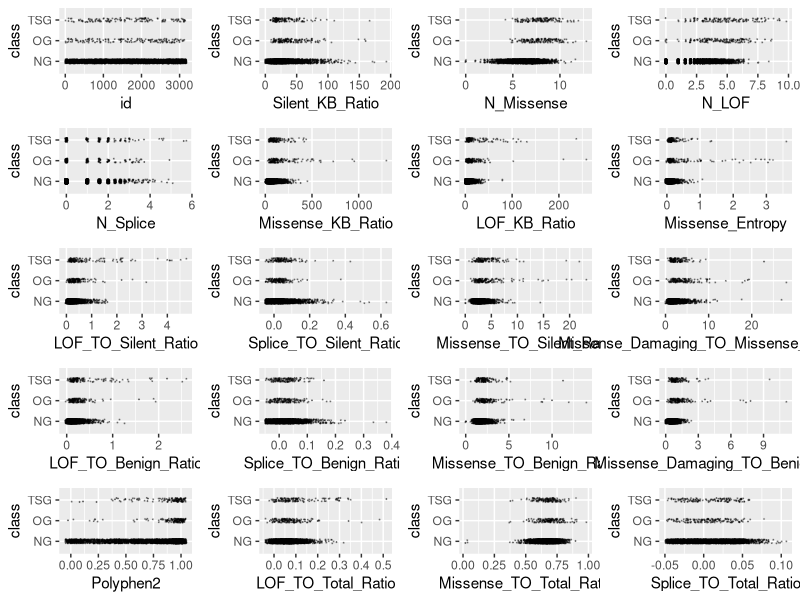
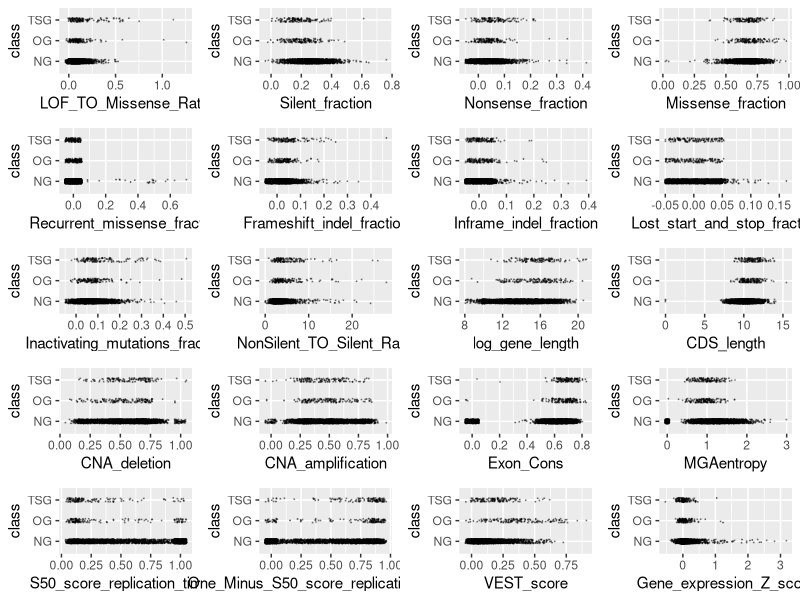
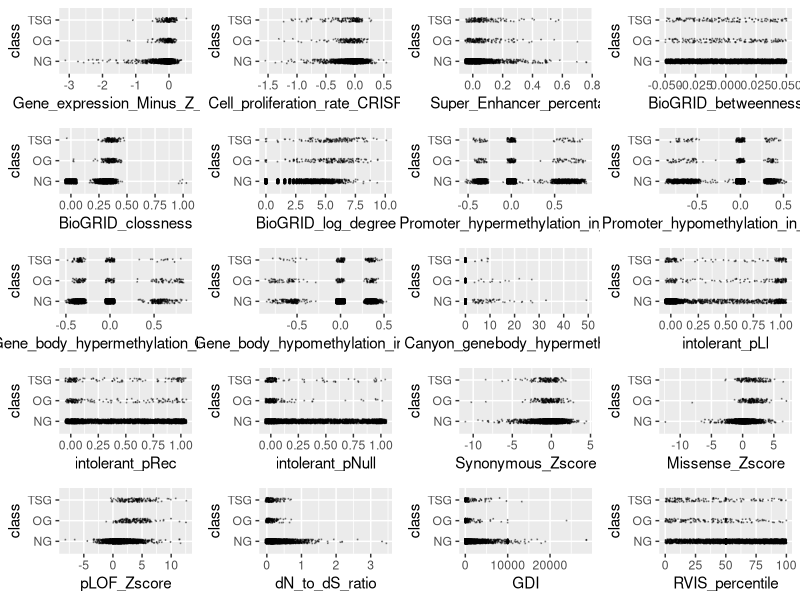
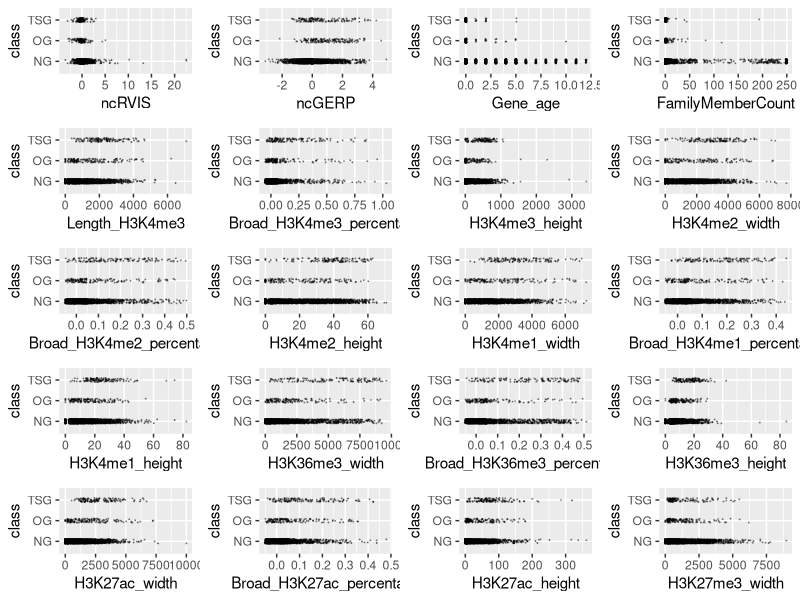
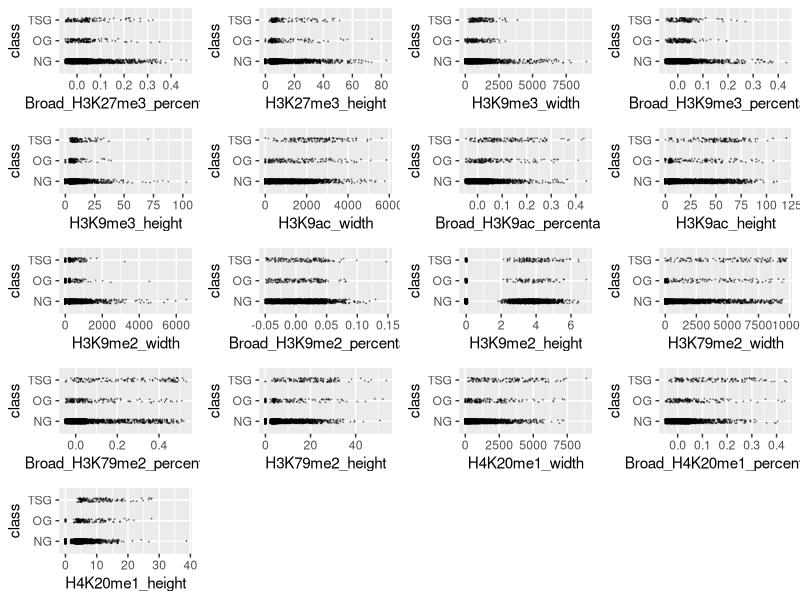
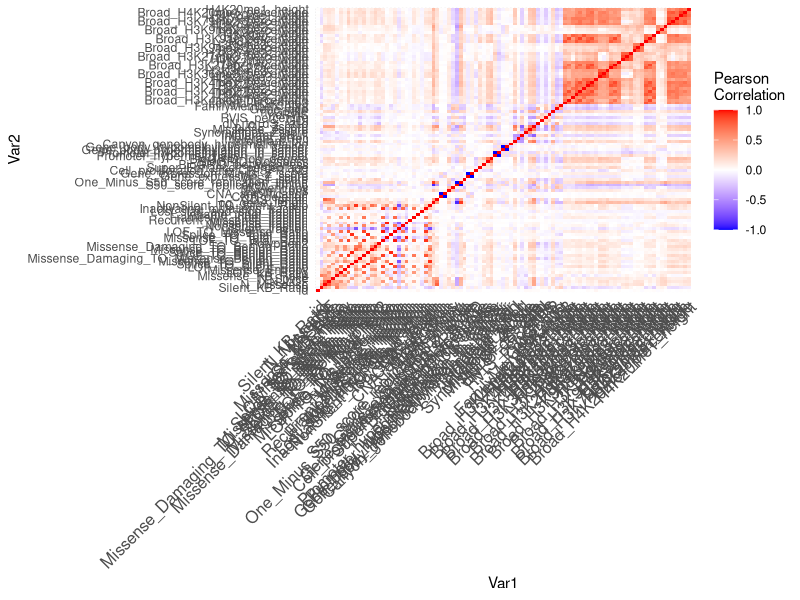
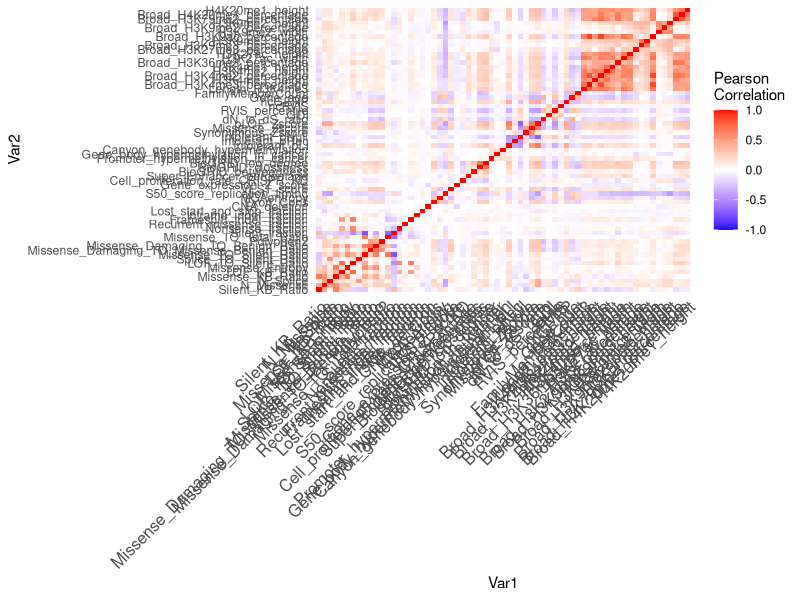
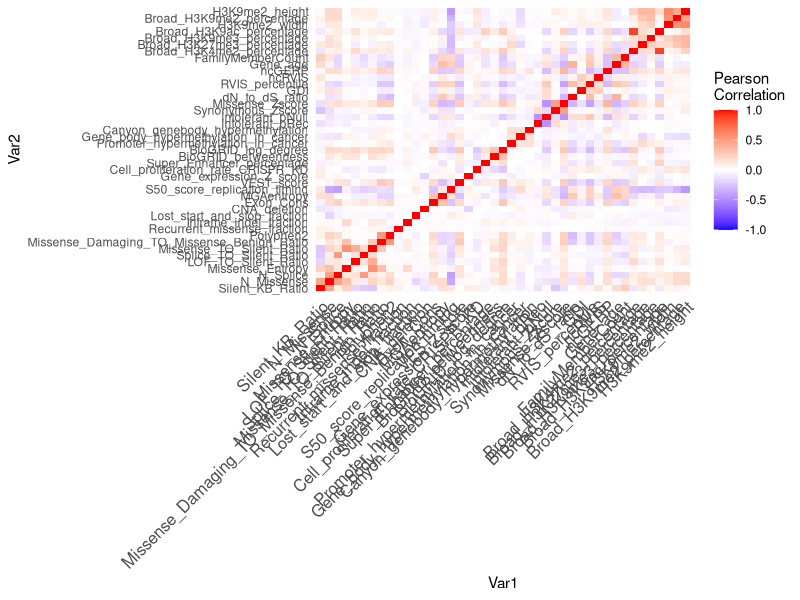

Generate these figures, in order, with R:
## ---- chunk 1
knitr::opts_chunk$set(echo = TRUE, comment = NA)
## ---- chunk 2
training <- read.csv("training.csv", stringsAsFactors = TRUE)
training$class <- factor(training$class)
levels(training$class) <- c("NG", "OG", "TSG")
# Create an outlier function
outlier <- function(data) {
  low <- mean(data) - 3 * sd(data)
  high <- mean(data) + 3 * sd(data)
  which(data < low | data > high)
}
# library(ggplot2)
# scatter <- function(var) {
#   ggplot(training, aes_string(var, "class")) +
#     geom_jitter(width = 0.05, height = 0.1, size = 0.1,
#                 colour = rgb(0, 0, 0, alpha = 1 / 3))
# }
# scat_plot <- lapply(names(training)[-99], scatter)
# library(gridExtra)
# grid.arrange(grobs = scat_plot[1:20], ncol = 4)
# grid.arrange(grobs = scat_plot[21:40], ncol = 4)
# grid.arrange(grobs = scat_plot[41:60], ncol = 4)
# grid.arrange(grobs = scat_plot[61:80], ncol = 4)
# grid.arrange(grobs = scat_plot[81:98], ncol = 4)
outliers <- table(unlist(lapply(training[,-99], outlier)))
outlier_index <- sort(outliers, decreasing = TRUE)
# Remove 50 most common outliers (i.e. outliers across multiple predictors)
training <- training[-as.numeric(names(outlier_index)[1:50]),]

# The below variables had outstanding outliers which we chose to remove
sort(training$Missense_TO_Silent_Ratio, decreasing = TRUE)[1:10]
training <- training[-which(training$Missense_TO_Silent_Ratio > 100), ]
sort(training$Missense_KB_Ratio, decreasing = TRUE)[1:10]
training <- training[-which(training$Missense_KB_Ratio > 2000), ]
sort(training$LOF_TO_Silent_Ratio, decreasing = TRUE)[1:10]
training <- training[-which(training$LOF_TO_Silent_Ratio > 5), ]
sort(training$Gene_expression_Z_score, decreasing = TRUE)[1:10]
training <- training[-which(training$Gene_expression_Z_score > 4), ]
sort(training$dN_to_dS_ratio, decreasing = TRUE)[1:10]
training <- training[-which(training$dN_to_dS_ratio > 5),]
sort(training$Silent_KB_Ratio, decreasing = TRUE)[1:10]
training <- training[-which(training$Silent_KB_Ratio > 200), ]
sort(training$Lost_start_and_stop_fraction, decreasing = TRUE)[1:10]
training <- training[-which(training$Lost_start_and_stop_fraction > 0.2),]
sort(training$Synonymous_Zscore, decreasing = FALSE)[1:10]
training <- training[-which(training$Synonymous_Zscore < -15), ]
numeric_training <- training[,-99]

# Lots of zeroes for some observations, so removed those observations with quite a few zeroes across predictor variables
n_zeroes <- rep(NA, nrow(numeric_training))

for(i in seq_len(nrow(numeric_training))){
  row_i_zeroes <- 0
  for(j in seq_len(ncol(numeric_training))){
    if(round(numeric_training[i,j], digits = 5) == 0){
      row_i_zeroes <- row_i_zeroes + 1
    }
  }
  n_zeroes[i] <- row_i_zeroes
}
training <- training[n_zeroes <= ncol(training) / 2, ]
# Remove 1 of 2 variables that have r value of 1 or -1 (i.e. perfectly correlated)
perf_corr <- which(abs(cor(training[,-99])) == 1, arr.ind = TRUE)
which(perf_corr[,1] != perf_corr[,2])
training <- training[, -43]
## ---- chunk 3
library(ggplot2)
scatter <- function(var) {
  ggplot(training, aes_string(var, "class")) +
    geom_jitter(width = 0.05, height = 0.1, size = 0.1,
                colour = rgb(0, 0, 0, alpha = 1 / 3))
}
scat_plot <- lapply(names(training)[-98], scatter)
library(gridExtra)
grid.arrange(grobs = scat_plot[1:20], ncol = 4)
grid.arrange(grobs = scat_plot[21:40], ncol = 4)
grid.arrange(grobs = scat_plot[41:60], ncol = 4)
grid.arrange(grobs = scat_plot[61:80], ncol = 4)
grid.arrange(grobs = scat_plot[81:97], ncol = 4)
## ---- chunk 4
library(dplyr)
#function to calculate wca
score <- function (conf_mat) {
  print(sum(diag(conf_mat) * c(1, 20, 20)))
  print(sum(diag(conf_mat) * c(1, 20, 20)) / sum(apply(conf_mat, 2, sum) * c(1, 20, 20)))
}

# Set new threshold to account for unbalanced data
classify <- function(probs, k) {
  if (any(probs[2:3] > k)) {
    subset <- probs[2:3]
    output <- which(subset == max(subset))
    if (length(output) > 1) {
        output <- sample(1:2, 1)
    }
  } else {
    output <- 0
  }
  output
}
## ---- chunk 5
library(dplyr)
library(caret)
set.seed(12)
mn <- nnet::multinom(class ~ ., data = training, model = TRUE)
tidymn <- broom::tidy(mn) %>% arrange(p.value)
tidymn <- tidymn %>% filter(p.value < 0.05 / ncol(tidymn))
terms <- unique(tidymn$term)[-1]
library(dplyr)
sig <- logical(97)
names(sig) <- names(training)[-98]
k <- 1
diffs <- logical(97)
for (var in names(training)[-98]) {
  model <- aov(training[[var]] ~ factor(training$class))
  sig[k] <- summary(model)[[1]][1, 5]
  diffs[k] <- all(TukeyHSD(model)$`factor(training$class)`[, 4] < 0.05 / 97)
  k <- k + 1
}
sort(sig[diffs])
score <- function (conf_mat) {
  sum(diag(conf_mat) * c(1, 20, 20)) / sum(apply(conf_mat, 2, sum) * c(1, 20, 20))
}

sig_terms <- names(sort(sig[diffs]))
combo_terms <- table(c(terms, sig_terms)) == 2
final_terms <- names(combo_terms[combo_terms])
term_mat <- cor(training %>% select(all_of(final_terms)))
ind_terms <- final_terms[-c(1, 3, 4, 5, 10, 11, 13, 14, 15, 17)]

vars <- training
cor_mtx = round(cor(vars[, names(vars) != "class"]), 2)
library(reshape2)
#reshape it
melted_cor_mtx <- melt(cor_mtx)

#draw the heatmap
cor_heatmap = ggplot(data = melted_cor_mtx, aes(x=Var1, y=Var2, fill=value)) + geom_tile()
cor_heatmap = cor_heatmap +
scale_fill_gradient2(low = "blue", high = "red", mid = "white", midpoint = 0, limit = c(-1,1), space = "Lab", name="Pearson\nCorrelation") + 
theme_minimal() +
theme(axis.text.x = element_text(angle = 45, vjust = 1, size = 12, hjust = 1))

cor_heatmap
which(abs(cor_mtx) > 0.75, arr.ind = TRUE)
# Eliminate all but one of a set of variables highly correlated with one another
vars <- vars[, -c(1, 4, 32, 13, 18, 21, 29, 14, 20, 15, 30,
                  15, 24, 31, 38, 34, 41, 48, 50, 68, 86, 88,
                  71, 72, 78, 74, 76, 80, 82, 83, 92, 94, 95)]
cor_mtx = round(cor(vars[, names(vars) != "class"]), 2)
library(reshape2)
#reshape it
melted_cor_mtx <- melt(cor_mtx)

#draw the heatmap
cor_heatmap = ggplot(data = melted_cor_mtx, aes(x=Var1, y=Var2, fill=value)) + geom_tile()
cor_heatmap = cor_heatmap +
scale_fill_gradient2(low = "blue", high = "red", mid = "white", midpoint = 0, limit = c(-1,1), space = "Lab", name="Pearson\nCorrelation") + 
theme_minimal() +
theme(axis.text.x = element_text(angle = 45, vjust = 1, size = 12, hjust = 1))

cor_heatmap
which(abs(cor_mtx) > 0.6, arr.ind = TRUE)
# Eliminate all but one of a set of variables highly correlated with one another
vars <- vars[, -c(4, 5, 15, 17, 11, 13, 14, 29, 39, 47,
                  48, 51, 49, 54, 55, 52, 58, 63, 65,
                  34, 64, 53)]
cor_mtx = round(cor(vars[, names(vars) != "class"]), 2)
library(reshape2)
#reshape it
melted_cor_mtx <- melt(cor_mtx)

#draw the heatmap
cor_heatmap = ggplot(data = melted_cor_mtx, aes(x=Var1, y=Var2, fill=value)) + geom_tile()
cor_heatmap = cor_heatmap +
scale_fill_gradient2(low = "blue", high = "red", mid = "white", midpoint = 0, limit = c(-1,1), space = "Lab", name="Pearson\nCorrelation") + 
theme_minimal() +
theme(axis.text.x = element_text(angle = 45, vjust = 1, size = 12, hjust = 1))

cor_heatmap
set.seed(12)
mn <- nnet::multinom(class ~ ., data = vars, model = TRUE)
tidymn <- broom::tidy(mn) %>% arrange(p.value)
tidymn <- tidymn %>% filter(p.value < 0.05 / ncol(tidymn))
terms <- unique(tidymn$term)[-1]
terms
## ---- chunk 6
vars <- training %>% select(all_of(terms), class)
set.seed(91232)
thresh_list <- list()
length(thresh_list) <- 10
j <- 1
# for() loop to validate post cross-validation with WCA and varying thresholds
for (rand in ceiling(runif(10, min = 1, max = 10000000))) {
  set.seed(rand)
  vars_test <- createDataPartition(vars$class, p = 0.8, 
                                    list = FALSE)
  vars_train <- vars[vars_test, ]
  vars_test <- vars[-vars_test, ]
  
  train_cont <- trainControl(method = "cv", number = 5, classProbs = TRUE, savePredictions = TRUE)
  lda_ft <- train(class ~ ., data = vars_train, method = "lda", preProc = c("center", "scale"),
                  trControl = train_cont)
  preds <- predict(lda_ft, newdata = vars_test, type = "prob")
  scores <- numeric(100)
  for (i in seq(from = 0.001, to = 0.1, by = 0.001)) {
    lda_mod <- table("pred"=apply(preds, 1, classify, k = i), "obs" = vars_test$class)
    lda_mod
    scores[i*1000] <- score(lda_mod)
  }
  thresh_list[[j]] <- scores
  j <- j + 1
}

## Thresholds vs. WCA to see best threshold
thresh_vals <- c(0.001, 0.0025, 0.005, 0.01, 0.025, 0.05, 0.1)
plot(thresh_list[[1]] ~ seq(from = 0.001, to = 0.1, by = 0.001),
     type = "l", ylim = c(0.6, 0.9), col = rgb(0, 0, 0, alpha = 0.5),
     xaxt = "n", ylab = "WCA Percentage",
     xlab = "Threshold for Choosing Between (0) and (1 and 2)")
for (i in 2:10) {
  red <- 0
  green <- 0
  blue <- 0
  if (i %% 4 == 1) {red <- 0.5}
  if (i %% 4 == 2) {green <- 0.5}
  if (i %% 4 == 3) {blue <- 0.5}
  lines(seq(from = 0.001, to = 0.1, by = 0.001), thresh_list[[i]],
        col = rgb(red, green, blue, alpha = 0.5))
  
}
abline(v = thresh_vals, col = rgb(0, 0, 0, alpha = 0.5))
points(unlist(lapply(thresh_list, which.max)) * 0.001, unlist(lapply(thresh_list, max)),
       pch = 19, cex = 0.5)
axis(side = 1, at = thresh_vals, cex.axis = 0.75, las = 2)
best_thresh <- unlist(lapply(thresh_list, which.max))
median(best_thresh * 0.001)
thresh_val_scores <- matrix(nrow = 10, ncol = length(thresh_vals))
colnames(thresh_val_scores) <- thresh_vals
for (i in 1:10) {
  thresh_val_scores[i, ] <- thresh_list[[i]][thresh_vals * 1000]
}
apply(thresh_val_scores, 2, mean)
## ---- chunk 7
# Use threshold of 0.01 for determining when to classify as OG or TSG (highest peak)
set.seed(123)
  vars_test <- createDataPartition(vars$class, p = 0.8, 
                                    list = FALSE)
  vars_train <- vars[vars_test, ]
  vars_test <- vars[-vars_test, ]
  train_cont <- trainControl(method = "cv", number = 5, classProbs = TRUE, savePredictions = TRUE)
  lda_ft <- train(class ~ ., data = vars_train, method = "lda", preProc = c("center", "scale"),
                  trControl = train_cont)
    preds <- predict(lda_ft, newdata = vars_test, type = "prob")
 lda_mod <- table("pred"=apply(preds, 1, classify, k = 0.01), "obs" = vars_test$class)
  lda_mod
  score(lda_mod)
## ---- chunk 8
# Write prediction model on test data
tests <- read.csv("test.csv")
preds <- predict(lda_ft, newdata = tests, type = "prob")
preds <- apply(preds, 1, classify, k = 0.01)
names(preds) <- tests$id
csv_file <- data.frame(id = tests$id,
                       class = preds)
write.csv(csv_file, "modelpredictions12_updated.csv", row.names = FALSE)
best_mod <- read.csv("modelpredictions13.csv")
table("Best Model" = best_mod$class, csv_file$class)
mean(best_mod$class == csv_file$class)
